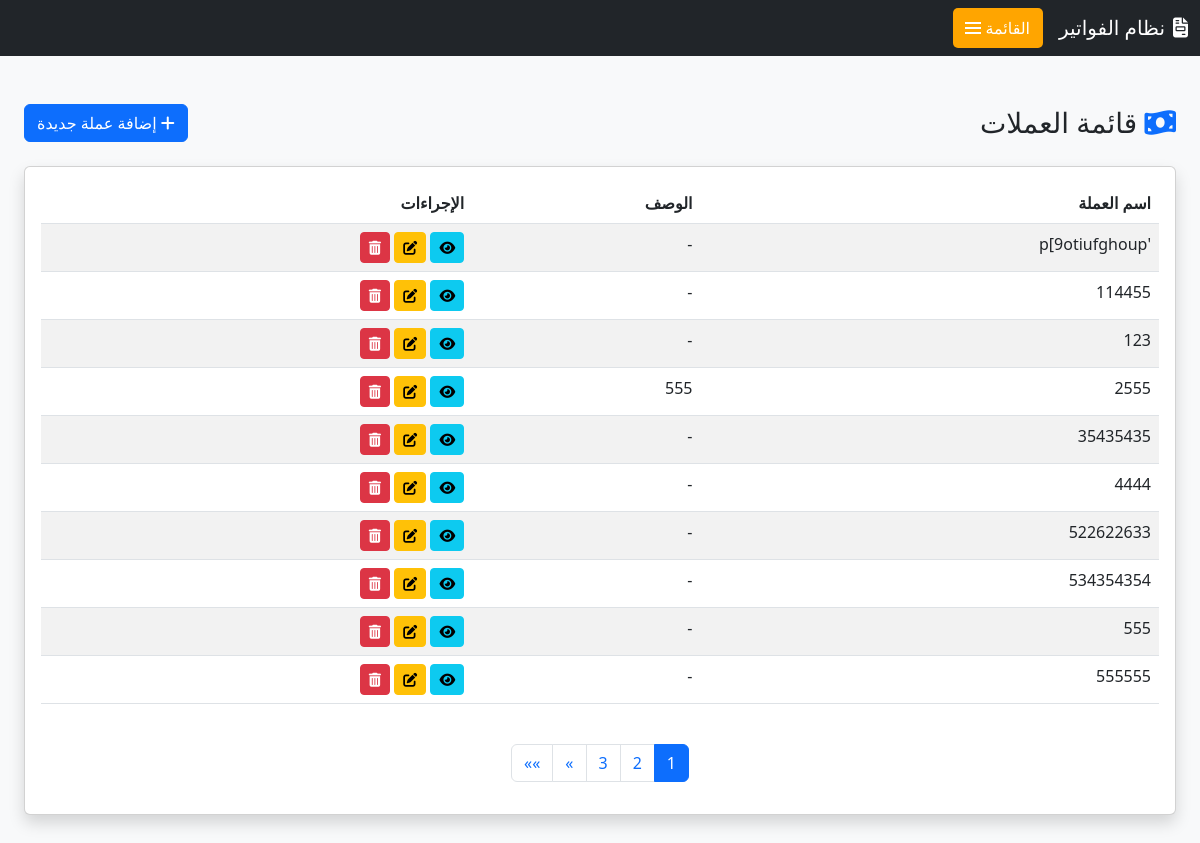
The page /invoice/currency/ (signed in) on the database as committed earlier.
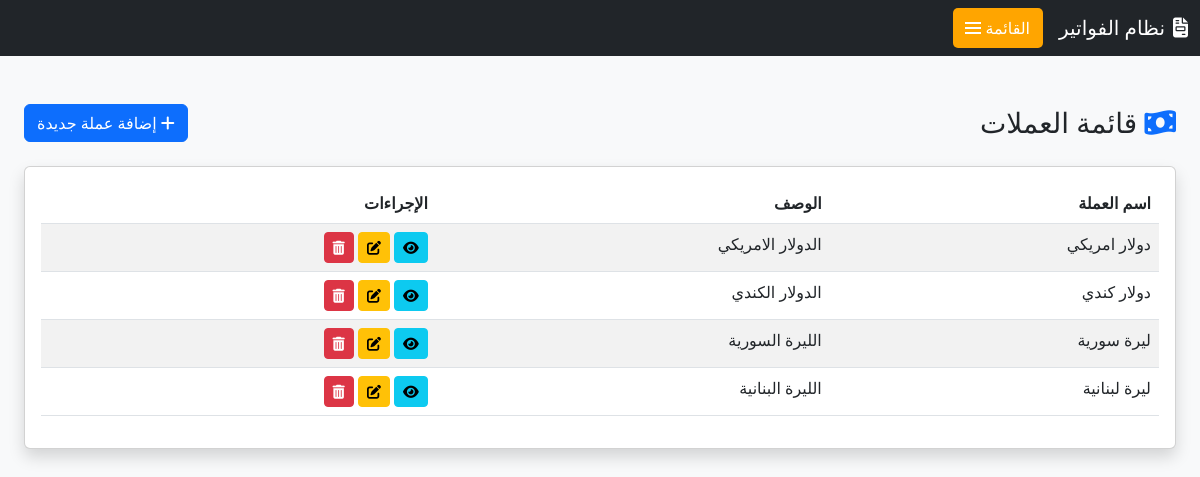
The same page on the database as committed later.
### invoice/models.py (models this page shows, shortened)
class Currency(models.Model):
    currency_name = models.CharField(max_length=100, verbose_name=_("العملة"))
    description = models.TextField(blank=True, null=True, verbose_name=_("البيان"))
    class Meta:
        verbose_name = _('العملة')
        verbose_name_plural = _('العملات')

### invoice/views.py (the view)
# urls.py: path('currency/', CurrencyListView.as_view(), name='currency_list'),
class CurrencyListView(LoginRequiredMixin, ListView):
    model = Currency
    template_name = 'currency/currency_list.html'
    context_object_name = 'currencies'  # تغيير الاسم ليكون أكثر وضوحاً (جمع)
    paginate_by = 10  # ترقيم الصفحات
    def get_queryset(self):
        return super().get_queryset().order_by('currency_name')

### templates/currency/currency_list.html (shortened to what the changed rows need)
{% extends 'base.html' %}
{% load static i18n %}
{% block content %}
<div class="container-fluid py-4">
    <div class="row mb-4">
        <div class="col-12">
            <div class="d-flex justify-content-between align-items-center">
                <h1 class="h3 mb-0 text-gray-800">
                    <i class="fas fa-money-bill-wave text-primary mr-2"></i>
                    {% trans "قائمة العملات" %}
                </h1>
            </div>
        </div>
    </div>
    <div class="card shadow mb-4 currency-card">
        <div class="card-body">
            <div class="table-responsive">
                <table class="table table-hover table-striped">
                    <thead class="thead-light">
                        <tr>
                            <th>{% trans "اسم العملة" %}</th>
                            <th>{% trans "الوصف" %}</th>
                            <th>{% trans "الإجراءات" %}</th>
                        </tr>
                    </thead>
                    <tbody>
                        {% for currency in currencies %}
                            <tr>
                                <td>{{ currency.currency_name }}</td>
                                <td>{{ currency.description|default:"-"|truncatechars:30 }}</td>
                                <td class="action-btns">
                                    <a href="{% url 'currency_detail' currency.pk %}"
                                       class="btn btn-info btn-sm"
                                       title="{% trans 'عرض التفاصيل' %}">
                                        <i class="fas fa-eye"></i>
                                    </a>
                                    <a href="{% url 'currency_update' currency.pk %}"
                                       class="btn btn-warning btn-sm"
                                       title="{% trans 'تعديل' %}">
                                        <i class="fas fa-edit"></i>
                                    </a>
                                    <a href="{% url 'currency_delete' currency.pk %}"
                                       class="btn btn-danger btn-sm"
                                       title="{% trans 'حذف' %}">
                                        <i class="fas fa-trash-alt"></i>
                                    </a>
                                </td>
                            </tr>
                        {% endfor %}
                    </tbody>
                </table>
            </div>
            {% if is_paginated %}
                <nav aria-label="Page navigation" class="mt-4">
                    <ul class="pagination justify-content-center">
                        {% for num in page_obj.paginator.page_range %}
                            {% if page_obj.number == num %}
                                <li class="page-item active">
                                    <a class="page-link" href="?page={{ num }}">{{ num }}</a>
                                </li>
                            {% elif num > page_obj.number|add:'-3' and num < page_obj.number|add:'3' %}
                                <li class="page-item">
                                    <a class="page-link" href="?page={{ num }}">{{ num }}</a>
                                </li>
                            {% endif %}
                        {% endfor %}
                        {% if page_obj.has_next %}
                            <li class="page-item">
                                <a class="page-link" href="?page={{ page_obj.next_page_number }}" aria-label="Next">
                                    <span aria-hidden="true">&raquo;</span>
                                </a>
                            </li>
                            <li class="page-item">
                                <a class="page-link" href="?page={{ page_obj.paginator.num_pages }}" aria-label="Last">
                                    <span aria-hidden="true">&raquo;&raquo;</span>
                                </a>
                            </li>
                        {% endif %}
                    </ul>
                </nav>
            {% endif %}
        </div>
    </div>
</div>
{% endblock %}

Rows that differ between the two databases and show on the page:
removed Currency: currency_name "'p[9otiufghoup", description "-"
removed Currency: currency_name "114455", description "-"
removed Currency: currency_name "123", description "-"
removed Currency: currency_name "2555", description "555"
removed Currency: currency_name "35435435", description "-"
removed Currency: currency_name "4444", description "-"
removed Currency: currency_name "522622633", description "-"
removed Currency: currency_name "534354354", description "-"
removed Currency: currency_name "555", description "-"
removed Currency: currency_name "555555", description "-"
added Currency: currency_name "دولار امريكي", description "الدولار الامريكي"
added Currency: currency_name "دولار كندي", description "الدولار الكندي"
added Currency: currency_name "ليرة سورية", description "الليرة السورية"
added Currency: currency_name "ليرة لبنانية", description "الليرة البنانية"
Other text that changed with them:
list line gone: "1"
list line gone: "2"
list line gone: "3"
